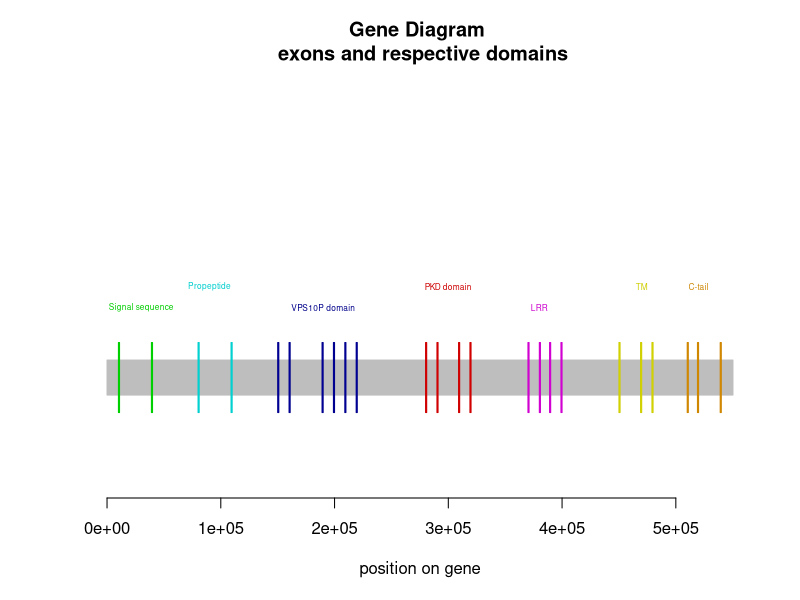

The R script that drew this image:
Exons <- c(480,68,100,165,74,65,119,90,180,147,103)
Introns <- c(3342,4911,6310,5033,5027,5390,5554,4538,2932,6349,4608)
SorCS2gene <- cbind(Exons,Introns)

# set up the plot
op <- par(bg = "white")
plot(c(0, 550230), c(-100, 450), main="Gene Diagram \n exons and respective domains", type= "n", xlab="position on gene", ylab="",yaxt='n',frame.plot=FALSE)
rect(0, 25, 550230, 75, col="grey", border="grey") # coloured

#exons and respective domains
##signal sequence
rect(10000, 0, 11000, 100, col="green", border="green3") 
rect(39000, 0, 40000, 100, col="green", border="green3")
text(30000,150, labels= "Signal sequence",cex=0.5,col="green3")

##propeptide
rect(80000, 0, 81000, 100, col="cyan", border="cyan3")
rect(109000, 0, 110000, 100, col="cyan", border="cyan3")
text(90000,180, labels= "Propeptide",cex=0.5,col="cyan3")

##vps10p domain
rect(150000, 0, 151000, 100, col="blue", border="blue4") 
rect(160000, 0, 161000, 100, col="blue", border="blue4") 
rect(189000, 0, 190000, 100, col="blue", border="blue4") 
rect(199000, 0, 200000, 100, col="blue", border="blue4") 
rect(209000, 0, 210000, 100, col="blue", border="blue4") 
rect(219000, 0, 220000, 100, col="blue", border="blue4") 
text(190000,150, labels= "VPS10P domain",cex=0.5,col="blue4")

##pkd domain
rect(280000, 0, 281000, 100, col="red", border="red3") 
rect(290000, 0, 291000, 100, col="red", border="red3") 
rect(309000, 0, 310000, 100, col="red", border="red3")
rect(319000, 0, 320000, 100, col="red", border="red3")
text(300000,180, labels= "PKD domain",cex=0.5,col="red3")

##lrr
rect(370000, 0, 371000, 100, col="magenta", border="magenta3")
rect(380000, 0, 381000, 100, col="magenta", border="magenta3")
rect(389000, 0, 390000, 100, col="magenta", border="magenta3") 
rect(399000, 0, 400000, 100, col="magenta", border="magenta3") 
text(380000,150, labels= "LRR",cex=0.5,col="magenta3")

##tm
rect(450000, 0, 451000, 100, col="yellow", border="yellow3") 
rect(469000, 0, 470000, 100, col="yellow", border="yellow3") 
rect(479000, 0, 480000, 100, col="yellow", border="yellow3") 
text(470000,180, labels= "TM",cex=0.5,col="yellow3")

##c-tail
rect(510000, 0, 511000, 100, col="orange", border="orange3")
rect(519000, 0, 520000, 100, col="orange", border="orange3") 
rect(539000, 0, 540000, 100, col="orange", border="orange3")
text(520000,180, labels= "C-tail",cex=0.5,col="orange3")

